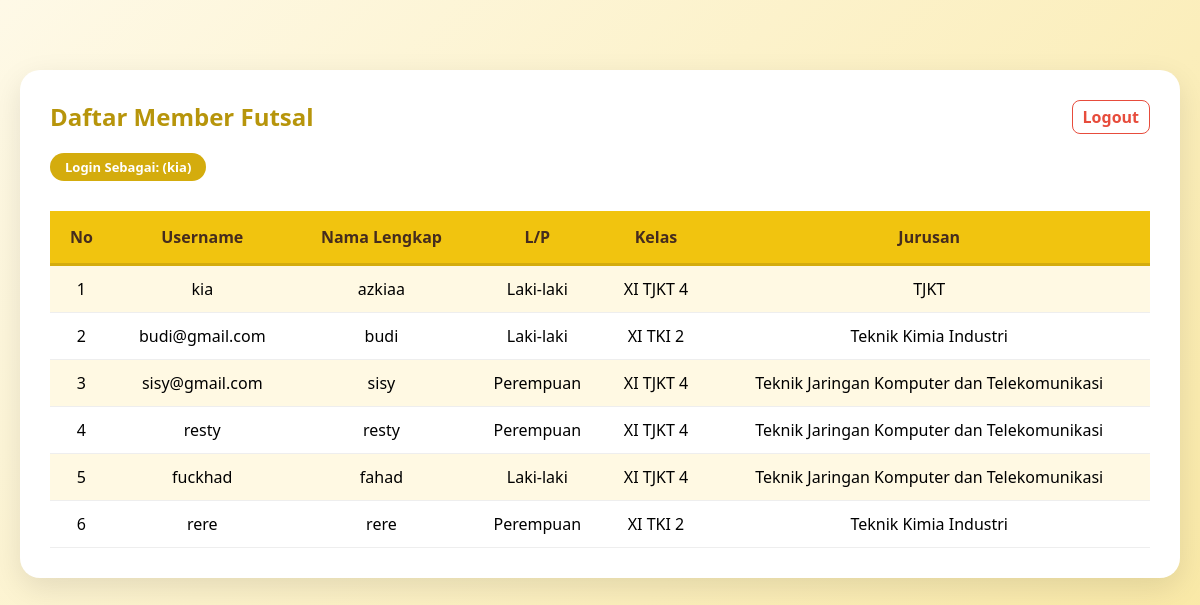
The app's page /index_user.php (signed in) with its own data.
### tables this page shows
CREATE TABLE `users` (
  `id` int(11) NOT NULL,
  `username_email` varchar(100) NOT NULL,
  `password` varchar(255) NOT NULL,
  `Nama` varchar(100) NOT NULL,
  `jenis_kelamin` varchar(20) NOT NULL,
  `kelas` varchar(20) NOT NULL,
  `jurusan` varchar(100) NOT NULL,
  `level` varchar(20) NOT NULL
);

### index_user.php (the view, shortened to what this page needs)
<?php
include 'koneksi.php';
$result = mysqli_query($koneksi, "SELECT * FROM users");
?>
<!DOCTYPE html>
<html>
<head>
</head>
<body>
<div class="container">
    <a href="logout.php" class="logout" onclick="return confirm('Yakin mau keluar?')">Logout</a>
    <h2>Daftar Member Futsal</h2>
    <div class="status-user">
        Login Sebagai: <?= strtoupper($_SESSION['level']); ?> (<?= $_SESSION['username']; ?>)
    </div>
    <br>
    <table>
        <tr>
            <th>No</th>
            <th>Username</th>
            <th>Nama Lengkap</th>
            <th>L/P</th>
            <th>Kelas</th>
            <th>Jurusan</th>
        </tr>
        <?php
        $no = 1;
        while($row = mysqli_fetch_assoc($result)) {
        ?>
        <tr>
            <td><?= $no++; ?></td>
            <td><?= $row['username_email']; ?></td>
            <td><?= $row['Nama']; ?></td>
            <td><?= $row['jenis_kelamin']; ?></td>
            <td><?= $row['kelas']; ?></td>
            <td><?= $row['jurusan']; ?></td>
        </tr>
        <?php } ?>
    </table>
</div>
</body>
</html>

### index_user.php (style rules this page uses)
body { background: linear-gradient(135deg, #FEF9E7 0%, #F9E79F 100%); font-family: 'Segoe UI', sans-serif; margin: 0; padding: 20px; min-height: 100vh; }
.container { background: white; padding: 30px; border-radius: 20px; box-shadow: 0 10px 30px rgba(0,0,0,0.1); width: 95%; max-width: 1100px; margin: 50px auto; position: relative; }
h2 { color: #B7950B; margin-top: 0; }
.status-user { background: #D4AC0D; color: white; padding: 5px 15px; border-radius: 20px; font-size: 13px; font-weight: bold; margin-bottom: 10px; display: inline-block; }
.logout { float: right; color: #E74C3C; text-decoration: none; font-weight: bold; padding: 5px 10px; border: 1px solid #E74C3C; border-radius: 8px; }
table { width: 100%; border-collapse: collapse; margin-top: 20px; background-color: white; }
th { background-color: #F1C40F; color: #452C1E; padding: 15px; border-bottom: 3px solid #D4AC0D; }
td { padding: 12px; border-bottom: 1px solid #eee; text-align: center; }
tr:nth-child(even) { background-color: #FFF9E3 !important; }
tr:nth-child(odd) { background-color: #ffffff !important; }

### records on screen
users: username_email "kia", Nama "azkiaa", jenis_kelamin "Laki-laki", kelas "XI TJKT 4", jurusan "TJKT"
users: username_email "budi@gmail.com", Nama "budi", jenis_kelamin "Laki-laki", kelas "XI TKI 2", jurusan "Teknik Kimia Industri"
users: username_email "sisy@gmail.com", Nama "sisy", jenis_kelamin "Perempuan", kelas "XI TJKT 4", jurusan "Teknik Jaringan Komputer dan Telekomunikasi"
users: username_email "resty", Nama "resty", jenis_kelamin "Perempuan", kelas "XI TJKT 4", jurusan "Teknik Jaringan Komputer dan Telekomunikasi"
users: username_email "fuckhad", Nama "fahad", jenis_kelamin "Laki-laki", kelas "XI TJKT 4", jurusan "Teknik Jaringan Komputer dan Telekomunikasi"
users: username_email "rere", Nama "rere", jenis_kelamin "Perempuan", kelas "XI TKI 2", jurusan "Teknik Kimia Industri"

### other values on screen
$_SESSION['username'] "kia"
